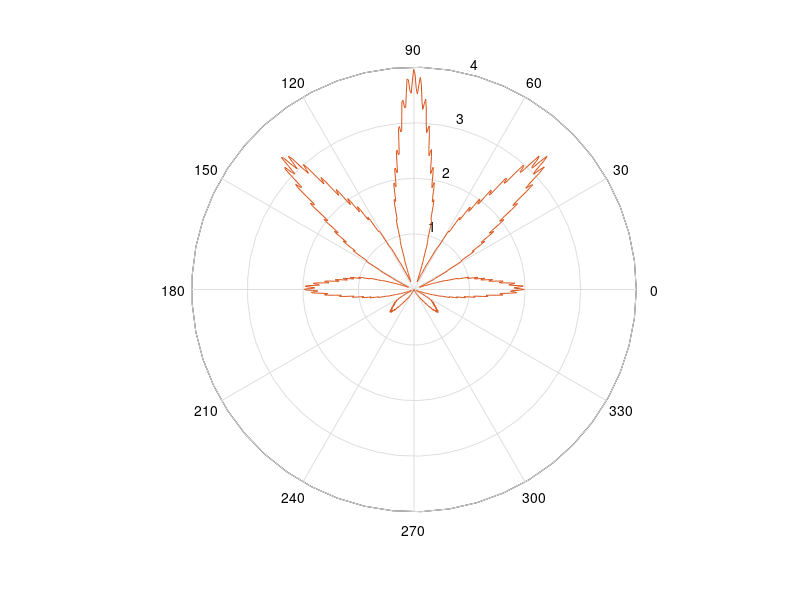

MATLAB code to generate this figure:
clc
clear all

theta  = linspace(0,2*pi,1000);
x = theta;
r = (1+sin(x)).*(1+0.9.*cos(8.*x)).*(1+0.1.*cos(24.*x)).*(0.9+0.05.*cos(200.*x));
r_max = 3.2;
h_fake = polar(theta,r_max*ones(size(theta)));
hold on;
h = polar(theta, r);
set(h_fake, 'Visible', 'Off');
